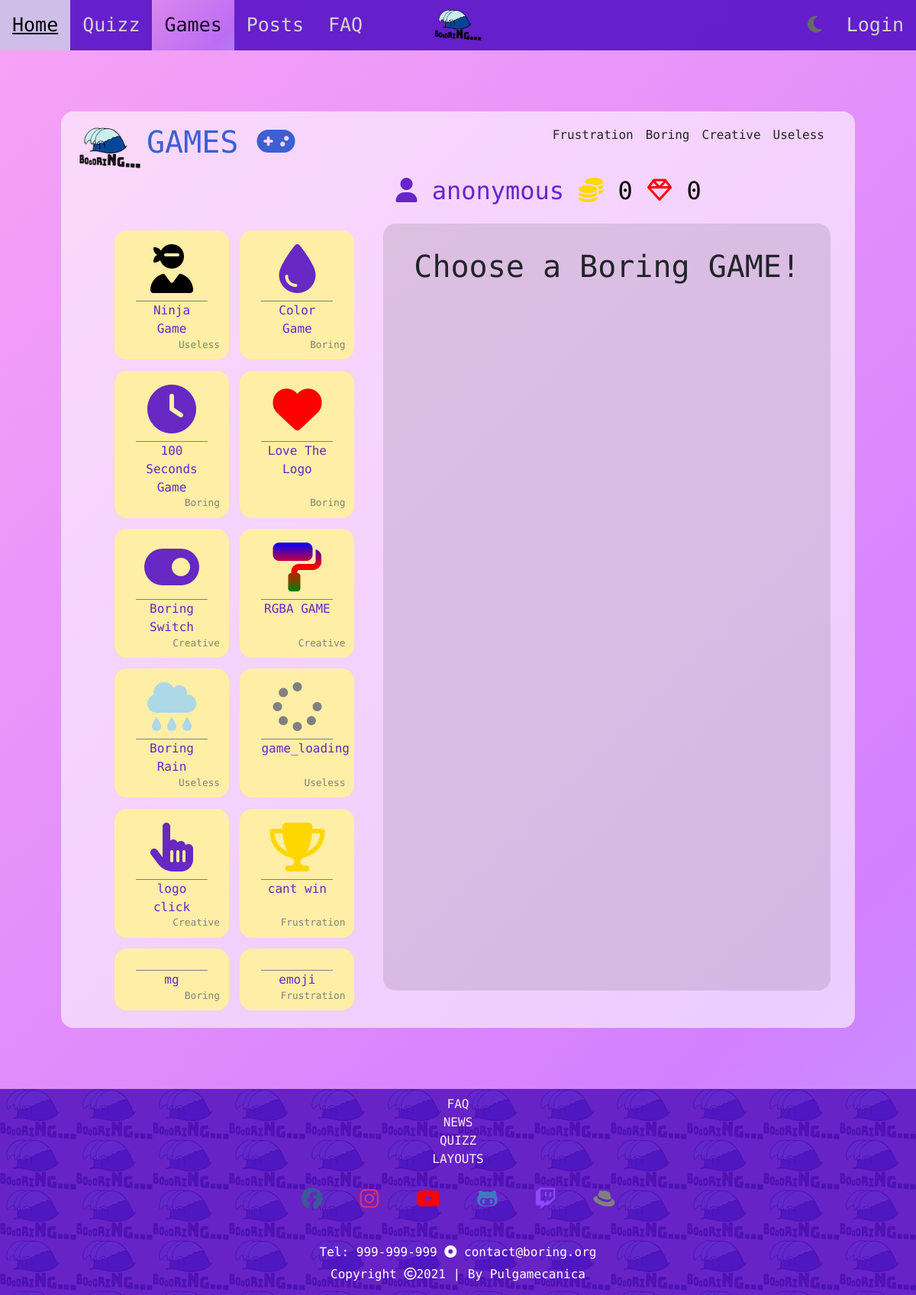
/games, run on the app's committed database.
### boring/models.py (models this page shows, shortened)
class Game(models.Model):
    class GameCategory(models.IntegerChoices):
        USELESS = 0
        CREATIVE = 1
        BORING = 2
        FRUSTRATION = 3
    name = models.CharField(max_length = 30)
    description = models.CharField(max_length = 150)
    iconClass1 = models.CharField(max_length = 5, blank=True, default='')
    iconClass2 = models.CharField(max_length = 15, blank=True, default='')
    function = models.CharField(max_length = 50, choices=FUNCTIONS)
    hint_text = models.CharField(max_length = 200, blank=True, default='')
    points_per_win = models.IntegerField(default = 10)
    likes = models.IntegerField(default = 0)
    active = models.BooleanField(default=False)
    created_at = models.DateTimeField(auto_now_add=True)
    category = models.IntegerField(choices=GameCategory.choices, default=False)
    user = models.ForeignKey(BoringUser, on_delete=models.CASCADE, related_name="games")
    times_played = models.IntegerField(default = 0)
    def getCat(self):
        return self.GameCategory.choices[self.category]

### boring_website/views.py (the view)
# urls.py: path('games', views.games_page_view, name='games'),
def games_page_view(request):
    active_games = {'games': Game.objects.all().filter(active=True), 'games_by_cat': enumerate([(category[0], category[1], Game.objects.all().filter(category=category[0]).filter(active=True)) for category in Game.GameCategory.choices])}
    return render(request, 'boring_website/games.html', active_games)

### boring_website/templates/boring_website/games.html (shortened to what this page needs)
{% extends 'boring_website/base.html' %}
{% block main %}
<div class="games-container" id="games-active">
        {% load static %}
		<h1><img src="{% static 'boring_website/images/logo100px.png' %}">GAMES <i class="fas fa-gamepad"></i></h1>
        {% for index, category in games_by_cat %}
            <ul class="dropdown">
                {{ category.1 }}
		    </ul>
        {% endfor %}
		<div class="games-grid">
			<div class="games-options">
				<div class="games-flex-container">
                    {% for game in games  %}
                        <a href="#load-game-section" onclick="loadGame('{{ game.function }}', '{{game.likes}}')">
                            <article>
                                <i class="{{ game.iconClass1 }} {{ game.iconClass2 }}"></i>
                                <h6> {{ game.getCat.1 }} </h6>
                                <p> {{ game.name }} </p>
                            </article>
                        </a>
                    {% endfor %}
				</div>
			</div>
			<main class="game-player-section">
				<h2>
                    {% if user.is_authenticated %}
                        <i class="fas fa-user"></i> {{ request.user.username }}
                        <span class="right"><i class="fas fa-coins"></i> {{ request.user.boringuser.boring_coins }} <i class="far fa-gem"></i> {{ request.user.boringuser.boring_diamonds }} </span>
                    {% else %}
                        <i class="fas fa-user"></i> anonymous
                        <span class="right"><i class="fas fa-coins"></i> 0 <i class="far fa-gem"></i> 0 </span>
                    {% endif %}
				</h2>
				<div id="load-game-section" class="game-play-area">
					<h1 class="active-game choose-game"> Choose a Boring GAME!</h1>
				</div>
			</main>
		</div>
	</div>
{% endblock %}

### boring_website/static/boring_website/css/base.css (style rules this page uses)
* { scroll-behavior: smooth; box-sizing: border-box; padding: 0; margin: 0; }
html { width: 100%; }
body { width: 100%; margin: 0; background: linear-gradient(-45deg, #17eb76, #0be683, #4fe3b9, #8cd5ff, #d380ff, #f7a3f6); background-size: 400% 400%; animation: gradient 10s ease infinite; font-family: 'Nova Mono', monospace; }

### boring_website/static/boring_website/css/home.css (style rules this page uses)
.intro-box h1, h5, h6, p { margin: 10px; }
.donation-box h1, .donation-box h2, p { text-align: center; }

### boring_website/static/boring_website/css/games.css (style rules this page uses)
.games-container { min-height: 75vh; margin: 5rem; padding: 1rem 2rem; background-color: rgba(255, 255, 255, 0.6); border-radius: 1em; position: relative; }
.games-container > h1 { color: #3c5fd2; display: inline; font-size: 250%; }
.games-container h1 img { width: 80px; height: auto; transform: translate(-10%, 10%); }
.games-container ul { float: right; padding-left: 0.5rem; padding-right: 0.5rem; cursor: pointer; border-top: 3px rgba(0, 0, 0, 0) solid; }
.games-grid { display: grid;grid-template-columns: [games-options] 40% [game-player-section] 60%; }
.games-grid .games-options { grid-column: 1 / 2; grid-row: 1; }
.games-grid .game-player-section { grid-column: 2 / 3;grid-row: 1; }
.games-container .games-flex-container { margin-top: 5rem; display: flex; flex-flow: row wrap; justify-content: center; align-items: stretch; }
.games-container .games-flex-container > a { background-color: #ffeea6; margin: 0.45rem; width: 150px; text-align: center; padding: 1rem; border-radius: 1em; border-width: 2px; border-style: solid; border-color: rgba(0, 0 ,0 ,0); text-decoration: none; color: #5712c7e6; overflow: hidden; position: relative; }
.games-container .games-flex-container a article i { font-size: 400%; }
.games-container .games-flex-container a article .fa-trophy { color: gold; }
.games-container .games-flex-container a article .fa-paint-roller { background: -webkit-linear-gradient(blue, red, green);-webkit-background-clip: text;-webkit-text-fill-color: transparent; }
.games-container .games-flex-container a article .fa-cloud-rain { color: lightblue; }
.games-container .games-flex-container a article .fa-heart { color: red; }
.games-container .games-flex-container a article .fa-spinner { color: gray; }
.games-container .games-flex-container a article .fa-user-ninja { color: black; }
.games-container .games-flex-container a article p { border-top: 1px gray solid; }
.games-container .games-flex-container a article h6 { position: absolute; bottom: 0; right: 0; font-size: 80%; color: gray; }
.games-grid .game-player-section > h2 { padding: 1rem;color: rgba(87, 18, 199, 0.90); }
.games-grid .game-player-section > h2 .fa-gem { color: red; }
.games-grid .game-player-section > h2 .fa-coins { color: gold; }
.games-grid .game-player-section .right { color: black; display: inline-block; }
.games-grid .game-player-section > .game-play-area { min-height: 90%; background-color: rgba(0 ,0, 0, 0.1); border-radius: 1em; text-align: center; padding: 2rem; }
.game-play-area .choose-game { margin: auto; }

### data on the page
Game: getCat.1 "Useless", name "Ninja Game"
Game: getCat.1 "Boring", name "Color Game"
Game: getCat.1 "Boring", name "100 Seconds Game"
Game: getCat.1 "Boring", name "Love The Logo"
Game: getCat.1 "Creative", name "Boring Switch"
Game: getCat.1 "Creative", name "RGBA GAME"
Game: getCat.1 "Useless", name "Boring Rain"
Game: getCat.1 "Useless", name "game_loading"
Game: getCat.1 "Creative", name "logo click"
Game: getCat.1 "Frustration", name "cant win"
Game: getCat.1 "Boring", name "mg"
Game: getCat.1 "Frustration", name "emoji"

### other printed values
{{ category.1 }} "Useless" "Creative" "Boring" "Frustration"
